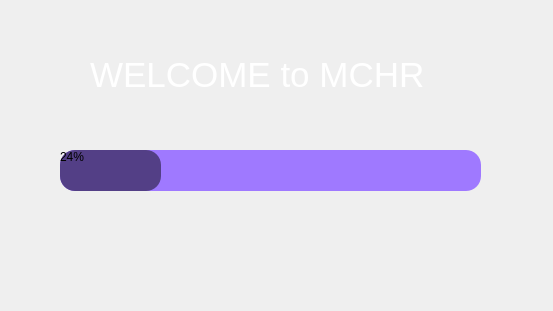
<?xml version="1.0" encoding="UTF-8"?>
<ui version="4.0">
 <class>Form</class>
 <widget class="QWidget" name="Form">
  <property name="geometry">
   <rect>
    <x>0</x>
    <y>0</y>
    <width>553</width>
    <height>311</height>
   </rect>
  </property>
  <property name="windowTitle">
   <string>Form</string>
  </property>
  <widget class="QLabel" name="label">
   <property name="geometry">
    <rect>
     <x>90</x>
     <y>40</y>
     <width>351</width>
     <height>71</height>
    </rect>
   </property>
   <property name="styleSheet">
    <string notr="true">color: rgb(182, 93, 255);
font: 36pt &quot;Permanent Marker&quot;;
selection-color: rgb(182, 93, 255);</string>
   </property>
   <property name="text">
    <string>&lt;html&gt;&lt;head/&gt;&lt;body&gt;&lt;p&gt;&lt;span style=&quot; font-size:26pt; color:#ffffff;&quot;&gt;WELCOME to MCHR&lt;/span&gt;&lt;/p&gt;&lt;/body&gt;&lt;/html&gt;</string>
   </property>
  </widget>
  <widget class="QProgressBar" name="barra">
   <property name="geometry">
    <rect>
     <x>60</x>
     <y>150</y>
     <width>421</width>
     <height>41</height>
    </rect>
   </property>
   <property name="styleSheet">
    <string notr="true">QProgressBar{
  border-radius:15px;
  background-color: #9f79ff
}
QProgressBar::chunk{
  border-radius:15px;
  background-color: #533f86 
	
 

}
</string>
   </property>
   <property name="value">
    <number>24</number>
   </property>
  </widget>
  <widget class="QLabel" name="label_2">
   <property name="geometry">
    <rect>
     <x>30</x>
     <y>170</y>
     <width>71</width>
     <height>61</height>
    </rect>
   </property>
   <property name="text">
    <string/>
   </property>
  </widget>
 </widget>
 <resources/>
 <connections/>
</ui>
